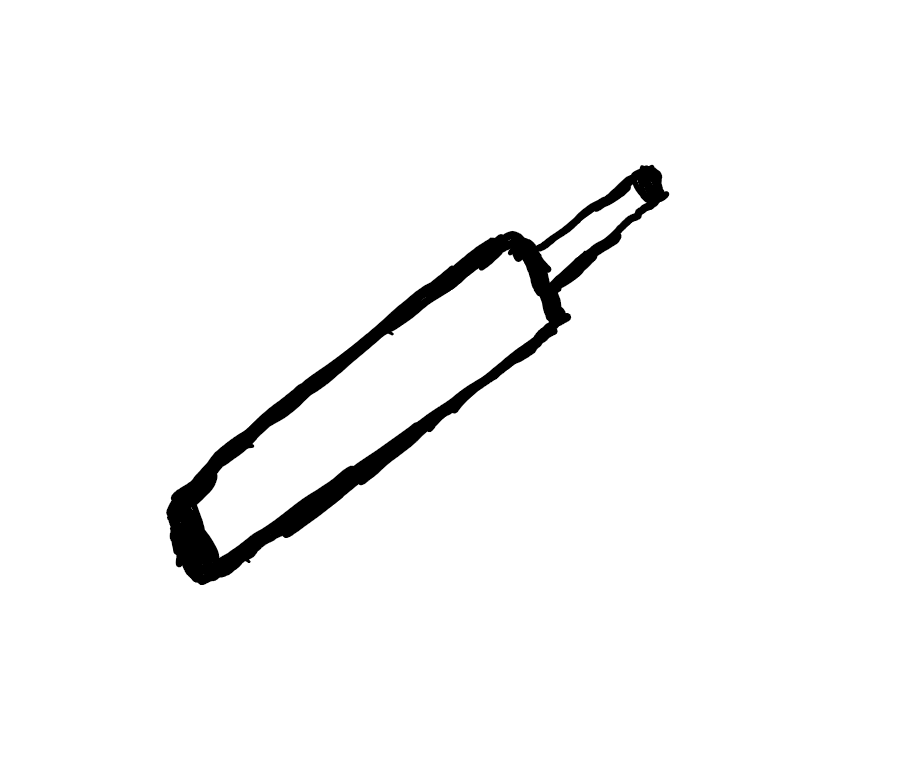
#> input picture doodles/Bat1.PNG, 914 x 772 px; its folder holds only this picture in this run
$ python ShapeContext.py   (older library calls are emulated)
#> lines starting #> are read from the running program, lines starting #| are printed output that depends on the picture; after the words box and inside, x2 and y2 are one past the last pixel; in counts of white or black regions, pixels touching at a corner belong together
# -*- coding: utf-8 -*-
"""
Spyder Editor

This is a temporary script file.
"""

import numpy as np
import cv2
import math
from scipy.spatial.distance import cdist
from scipy.optimize import linear_sum_assignment
import os
import csv

class ShapeContext(object):
    def __init__(self, nbins_r=5, nbins_theta=12, r_inner=0.1250, r_outer=2.0):
        # number of radius zones
#> further down, image is the input picture: shape (772, 914); min 0, max 255, mean 246.8
        self.nbins_r = nbins_r
        # number of angles zones
        self.nbins_theta = nbins_theta
        # maximum and minimum radius
        self.r_inner = r_inner
        self.r_outer = r_outer

    # [5 lines left out: function _hungarian, not called in this run]

    def get_points_from_img(self, image, simpleto=100):
#> called with simpleto = 100
        if len(image.shape) > 2:
            image = cv2.cvtColor(image, cv2.COLOR_BGR2GRAY)

        image = cv2.resize(image, (500, 500))
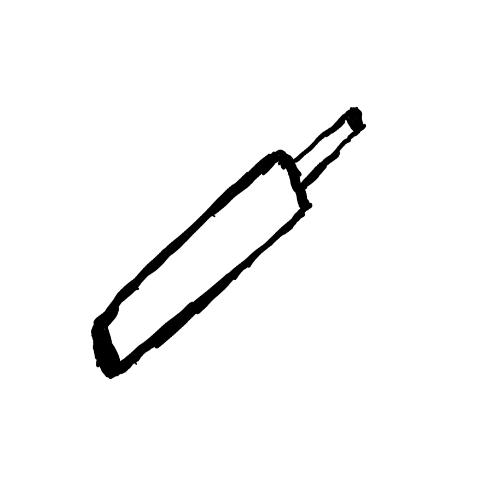
#> image: shape (500, 500); min 0, max 255, mean 246.8
        ret, thresh = cv2.threshold(image, 127, 255, 0)
#> thresh: shape (500, 500); 96.8% white; 1 black region
        _, cnts, heir = cv2.findContours(thresh, cv2.RETR_TREE, cv2.CHAIN_APPROX_NONE)
#> cnts = 4 contours; box (x1, y1, x2, y2) and area: (0, 0, 500, 500) 249001, (90, 106, 367, 380) 20926, (108, 162, 300, 361) 11370, (295, 120, 353, 182) 944
        points = np.array([[0, 0]])
        for cnt in cnts:
            if len(cnts) > 1:
                points = np.concatenate([points, np.array(cnt).reshape((-1, 2))], axis=0)
#> this loop made 4 passes
#> after the loop, points = 3264 pairs, first value 0 to 499, second value 0 to 499

        indexes = [[n[0] != 0 and n[1] != 0 and n[0] != image.shape[1]-1 and n[1] != image.shape[0]-1 for n in points]]
#> (the run stopped early here; a loop or call above may not have finished)

$ run again, on doodles/Bat5.PNG
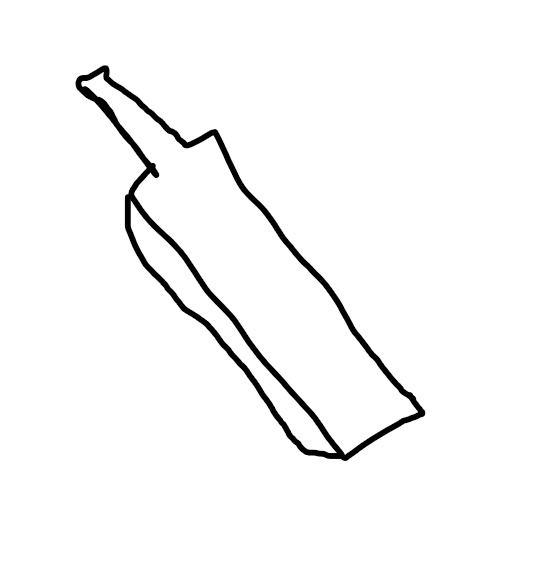
#> input picture doodles/Bat5.PNG, 542 x 586 px
#> image is the input picture: shape (586, 542); min 0, max 255, mean 248
#> in get_points_from_img, `image = cv2.resize(image, (500, 500))`:
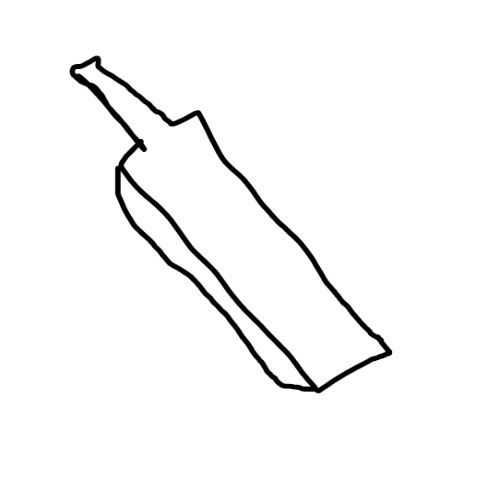
#> image: shape (500, 500); min 0, max 255, mean 248
#> in get_points_from_img, `ret, thresh = cv2.threshold(image, 127, 255, 0)`:
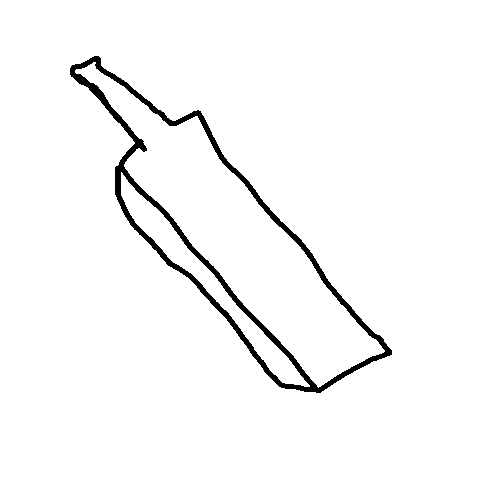
#> thresh: shape (500, 500); 97.3% white; 1 black region
#> cnts = 4 contours; box (x1, y1, x2, y2) and area: (0, 0, 500, 500) 249001, (69, 55, 393, 394) 37552, (75, 62, 385, 388) 24994, (121, 172, 310, 387) 4663
#> the loop in get_points_from_img, `for cnt in cnts:` made 4 passes
#> after the loop in get_points_from_img, `for cnt in cnts:`: points = 4087 pairs, first value 0 to 499, second value 0 to 499

$ run again, on doodles/Car1.PNG
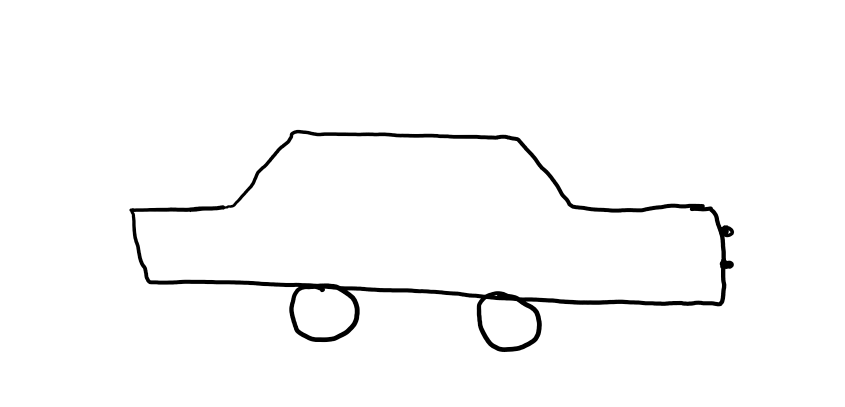
#> input picture doodles/Car1.PNG, 1690 x 813 px (shown at 1/2 size)
#> image is the input picture: shape (813, 1690); min 0, max 255, mean 249.6
#> in get_points_from_img, `image = cv2.resize(image, (500, 500))`:
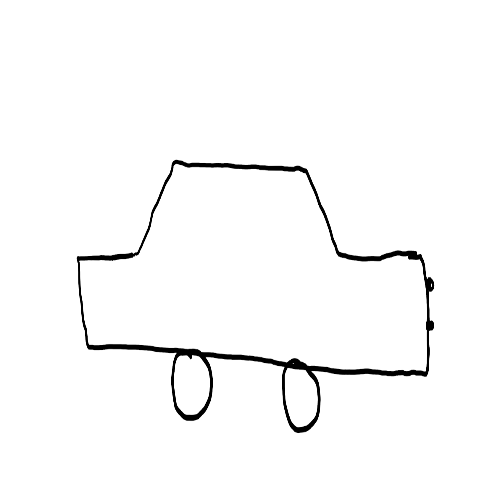
#> image: shape (500, 500); min 0, max 255, mean 249.6
#> in get_points_from_img, `ret, thresh = cv2.threshold(image, 127, 255, 0)`:
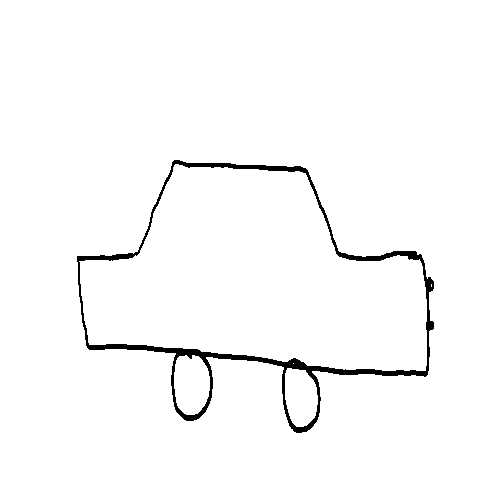
#> thresh: shape (500, 500); 97.9% white; 1 black region
#> cnts = 7 contours, 2 with area under 20; largest, box (x1, y1, x2, y2) and area: (0, 0, 500, 500) 249001, (76, 159, 435, 434) 58021, (79, 164, 427, 371) 48332, (174, 355, 210, 415) 1708, (285, 368, 318, 427) 1494
#> the loop in get_points_from_img, `for cnt in cnts:` made 7 passes
#> cnt on passes 4, 6: [[293, 363]], [[431, 284], [431, 285], [431, 286], [431, 285]]
#> after the loop in get_points_from_img, `for cnt in cnts:`: points = 4507 pairs, first value 0 to 499, second value 0 to 499

$ run again, on doodles/Car2.png
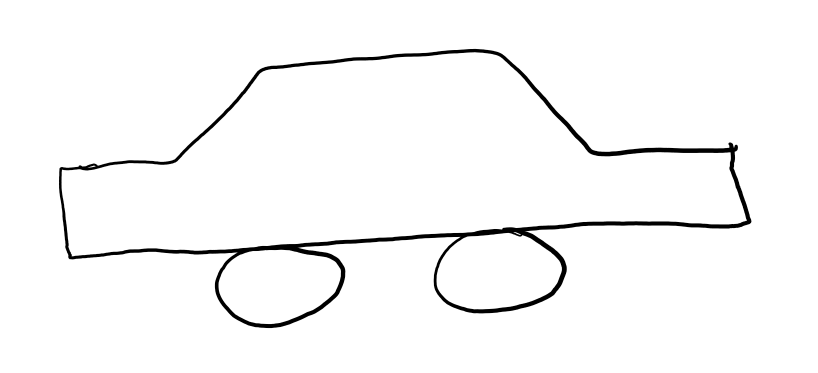
#> input picture doodles/Car2.png, 1636 x 746 px (shown at 1/2 size)
#> image is the input picture: shape (746, 1636); min 0, max 255, mean 248.1
#> in get_points_from_img, `image = cv2.resize(image, (500, 500))`:
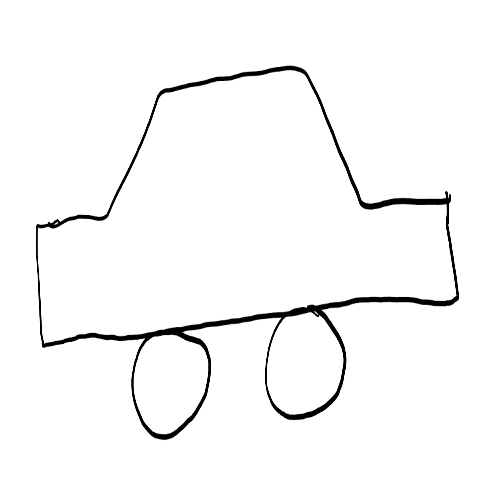
#> image: shape (500, 500); min 0, max 255, mean 248.1
#> in get_points_from_img, `ret, thresh = cv2.threshold(image, 127, 255, 0)`:
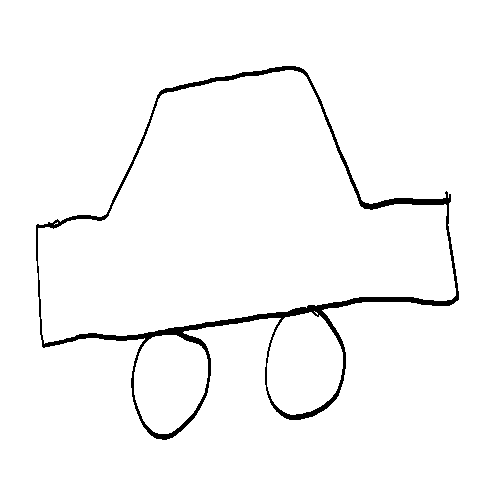
#> thresh: shape (500, 500); 97.3% white; 1 black region
#> cnts = 7 contours, 2 with area under 20; largest, box (x1, y1, x2, y2) and area: (0, 0, 500, 500) 249001, (35, 65, 460, 441) 88330, (38, 70, 456, 344) 68324, (267, 312, 343, 415) 5999, (134, 335, 208, 434) 5611
#> the loop in get_points_from_img, `for cnt in cnts:` made 7 passes
#> after the loop in get_points_from_img, `for cnt in cnts:`: points = 5306 pairs, first value 0 to 499, second value 0 to 499

$ run again, on doodles/Bat2.png
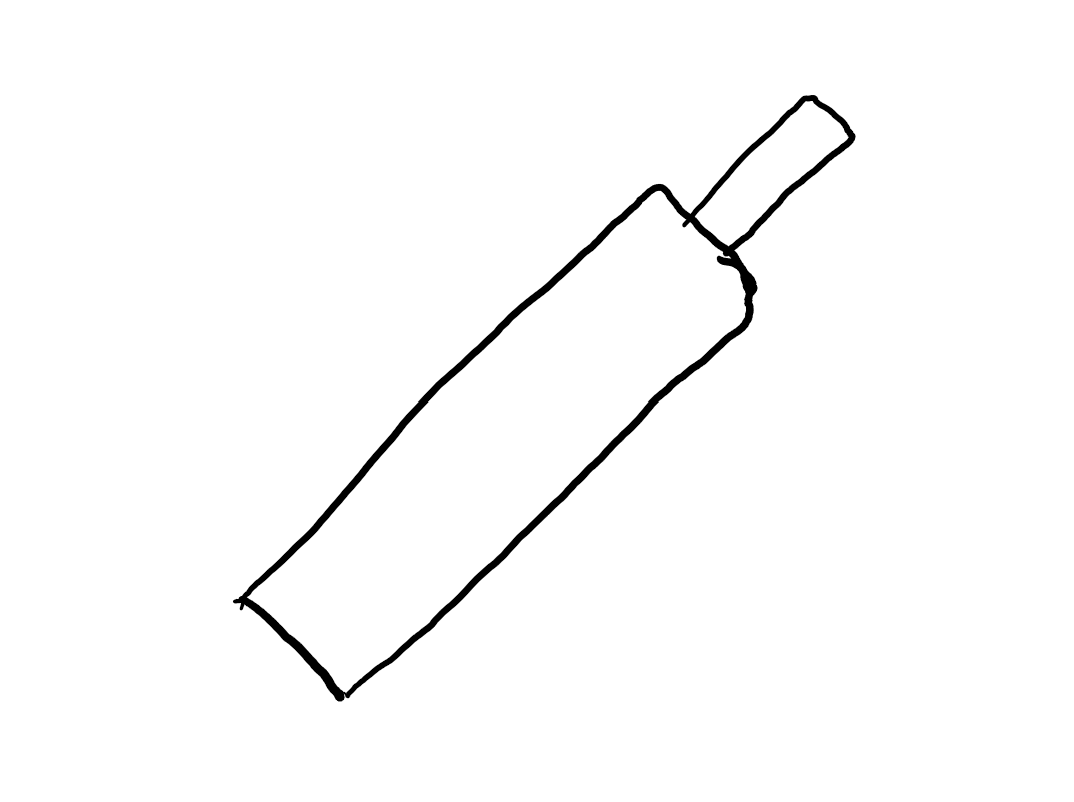
#> input picture doodles/Bat2.png, 1074 x 802 px
#> image is the input picture: shape (802, 1074); min 0, max 255, mean 251.1
#> in get_points_from_img, `image = cv2.resize(image, (500, 500))`:
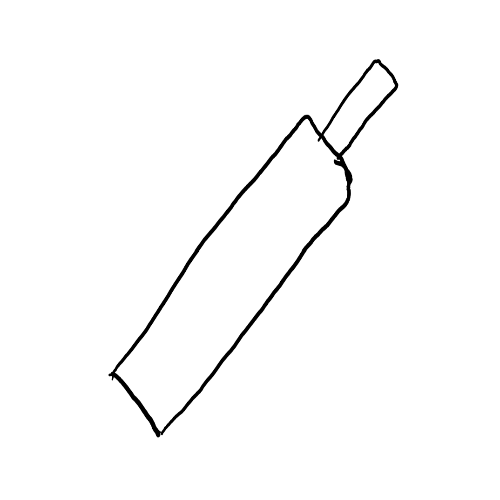
#> image: shape (500, 500); min 0, max 255, mean 251.1
#> thresh: shape (500, 500); 98.5% white; 1 black region
#> cnts = 4 contours; box (x1, y1, x2, y2) and area: (0, 0, 500, 500) 249001, (108, 58, 399, 438) 31644, (115, 119, 347, 431) 24617, (324, 63, 395, 153) 2358
#> the loop in get_points_from_img, `for cnt in cnts:` made 4 passes
#> after the loop in get_points_from_img, `for cnt in cnts:`: points = 3649 pairs, first value 0 to 499, second value 0 to 499
